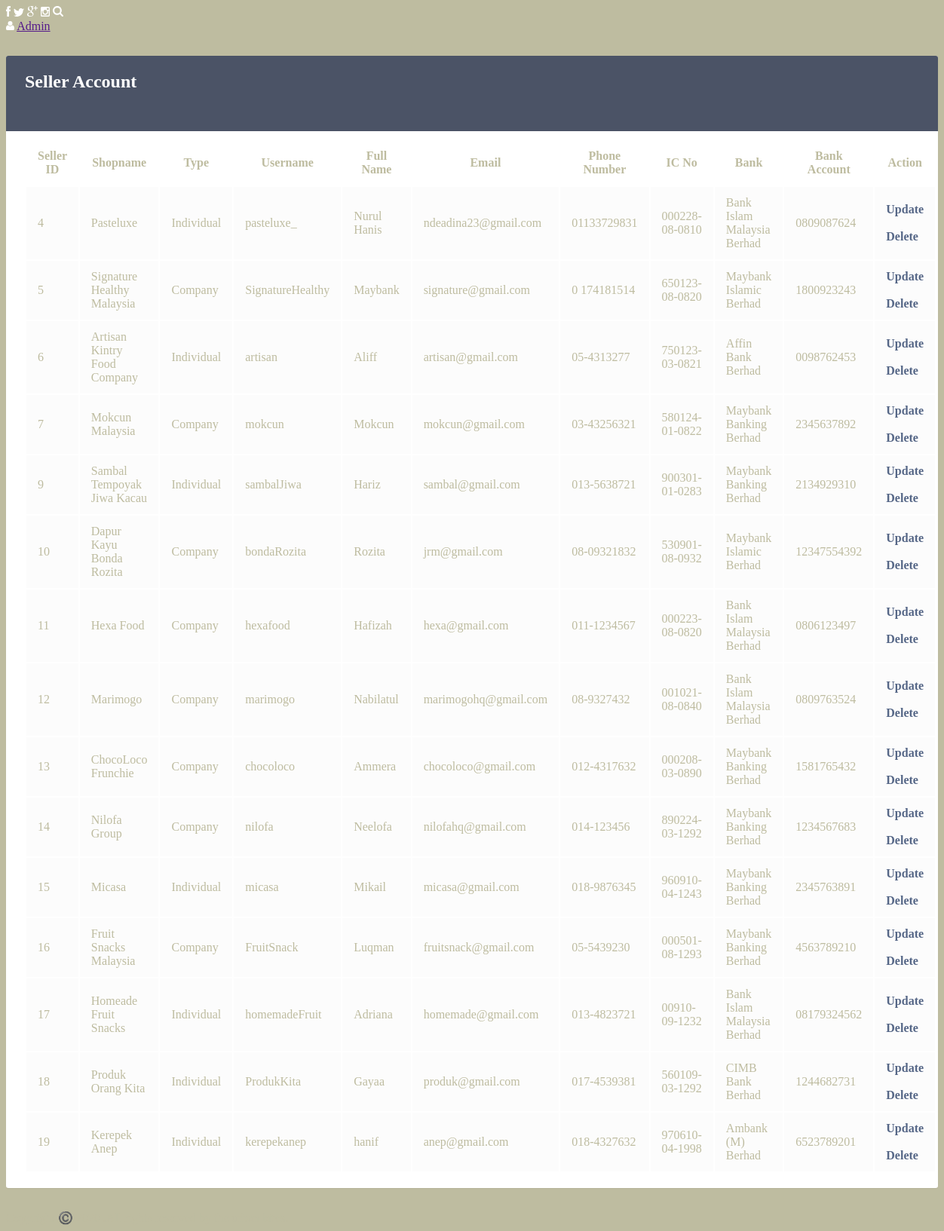
/admin/sellerAccount.php (signed in), run on the app's committed database.
### tables this page shows
CREATE TABLE `seller` (
  `s_id` int(11) NOT NULL,
  `s_store` varchar(250) NOT NULL,
  `s_phone` varchar(250) NOT NULL,
  `s_username` varchar(250) NOT NULL,
  `s_shopname` varchar(250) NOT NULL,
  `s_email` varchar(250) NOT NULL,
  `s_fname` varchar(250) NOT NULL,
  `s_lname` varchar(250) NOT NULL,
  `s_ic` varchar(250) NOT NULL,
  `s_companyaddress` varchar(250) NOT NULL,
  `s_city` varchar(250) NOT NULL,
  `s_postal` varchar(250) NOT NULL,
  `s_state` varchar(250) NOT NULL,
  `s_bankname` varchar(250) NOT NULL,
  `s_accname` varchar(250) NOT NULL,
  `s_accnumber` varchar(250) NOT NULL
);

### admin/sellerAccount.php (the view, shortened to what this page needs)
<?php
	include 'connectionAdmin.php';
	$queryS = mysqli_query($link, "SELECT * FROM seller s,users u where u.username=s.s_username and u.type='seller'");
?>
<!DOCTYPE html>
<html>
<head>
<link rel="stylesheet" href="https://maxcdn.bootstrapcdn.com/font-awesome/4.7.0/css/font-awesome.min.css">
<link rel="stylesheet" href="../css/style.css">
<link rel="stylesheet" href="style.css">
</head>
<body bgcolor=" #bebca0" >
	<div class="site-content">
                <header class="topbar">
                    <div class="container flex justify-between items-center">
                        <div class="icons">
                            <a href="#"><img src="../icons/facebook.svg" alt=""></a>
                            <a href="#"><img src="../icons/twitter.svg" alt=""></a>
                            <a href="#"><img src="../icons/google.svg" alt=""></a>
                            <a href="#"><img src="../icons/instagram.svg" alt=""></a>
                            <a href="#"><img src="../icons/search.svg" alt=""></a>
                        </div>
                        <div class="auth flex items-center">
                        <div>
                        <div class="dropdownn">
                                <img src="../icons/user-icon.svg" alt="">
                                <a href="">Admin</a>
                                </div>
                            </div>
                        </div>
                    </div>
                </header>
        <div class="table-wrapper">
            <div class="table-title">
                <div class="row">
                    <div class="col-sm-4">
						<h2>Seller <b>Account</b></h2>
					</div>
					<br><br>
                </div>
            </div>
            <table class="table table-striped table-hover">
                <thead>
                    <tr>
                        <th>Seller ID </th>
                        <th>Shopname</th>
                        <th>Type</th>
						<th>Username</th>
                        <th>Full Name</th>
						<th>Email</th>
						<th>Phone Number</th>
                        <th>IC No </th>
						<th>Bank</th>
						<th>Bank Account</th>
						<th>Action</th>
                    </tr>
                </thead>
                <?php
				while ($row = mysqli_fetch_array($queryS))
				{
			?>
                <tbody>
                    <tr>
                        <td><?php echo $row['s_id']; ?></td>
                        <td><?php echo $row['s_shopname']; ?></td>
						<td><?php echo $row['s_store']; ?></td>
                        <td><?php echo $row['s_username']; ?></td>
						<td><?php echo $row['s_accname']; ?></td>
                        <td><?php echo $row['s_email']; ?></td>
                        <td><?php echo $row['s_phone']; ?></td>
						<td><?php echo $row['s_ic']; ?></td>
                        <td><?php echo $row['s_bankname']; ?></td>
						<td><?php echo $row['s_accnumber']; ?></td>
						<td><a href="updateSeller.php?id=<?php echo $row['id']; ?>" button type="button" onclick="return confirm('SURE?')">Update</button></a><br><br>
						<a href="deleteUser.php?id=<?php echo $row['id']; ?>" button type="button" onclick="return confirm('SURE?')">Delete</button></a></td>
                    </tr>
                </tbody>
                <?php } ?>
            </table>
        </div>
    </div>
                <footer class="copyright">
                    <div>
                        Copyright ©️ 2020 .All rights reserved by the urban bites</a>.
                    </div>
                </footer>
</body>
</html>

### admin/style.css (style rules this page uses)
.table-wrapper { background: #fff; padding: 20px 25px; margin: 30px auto; border-radius: 3px; box-shadow: 0 1px 1px rgba(0,0,0,.05); }
.table-title { color: #fff; background: #4b5366; padding: 16px 25px; margin: -20px -25px 10px; border-radius: 3px 3px 0 0; }
.table-title h2 { margin: 5px 0 0; font-size: 24px; }
table.table tr th, table.table tr td { border-color: #e9e9e9; padding: 12px 15px; vertical-align: middle; }
table.table tr th:first-child { width: 60px; }
table.table tr th:last-child { width: 80px; }
table.table-striped tbody tr:nth-of-type(odd) { background-color: #fcfcfc; }
table.table td a { font-weight: bold; color: #566787; display: inline-block; text-decoration: none; }

### admin/sellerAccount.php (style rules this page uses)
.dropdownn { position: relative; display: inline-block; }

### data on the page
seller: s_id "4", s_shopname "Pasteluxe", s_store "Individual", s_username "pasteluxe_", s_accname "Nurul Hanis", s_email "ndeadina23@gmail.com", s_phone "01133729831", s_ic "000228-08-0810", s_bankname "Bank Islam Malaysia Berhad", s_accnumber "0809087624"
seller: s_id "5", s_shopname "Signature Healthy Malaysia", s_store "Company", s_username "SignatureHealthy", s_accname "Maybank", s_email "signature@gmail.com", s_phone "0 174181514", s_ic "650123-08-0820", s_bankname "Maybank Islamic Berhad", s_accnumber "1800923243"
seller: s_id "6", s_shopname "Artisan Kintry Food Company", s_store "Individual", s_username "artisan", s_accname "Aliff", s_email "artisan@gmail.com", s_phone "05-4313277", s_ic "750123-03-0821", s_bankname "Affin Bank Berhad", s_accnumber "0098762453"
seller: s_id "7", s_shopname "Mokcun Malaysia", s_store "Company", s_username "mokcun", s_accname "Mokcun", s_email "mokcun@gmail.com", s_phone "03-43256321", s_ic "580124-01-0822", s_bankname "Maybank Banking Berhad", s_accnumber "2345637892"
seller: s_id "9", s_shopname "Sambal Tempoyak Jiwa Kacau", s_store "Individual", s_username "sambalJiwa", s_accname "Hariz", s_email "sambal@gmail.com", s_phone "013-5638721", s_ic "900301-01-0283", s_bankname "Maybank Banking Berhad", s_accnumber "2134929310"
seller: s_id "10", s_shopname "Dapur Kayu Bonda Rozita", s_store "Company", s_username "bondaRozita", s_accname "Rozita", s_email "jrm@gmail.com", s_phone "08-09321832", s_ic "530901-08-0932", s_bankname "Maybank Islamic Berhad", s_accnumber "12347554392"
seller: s_id "11", s_shopname "Hexa Food", s_store "Company", s_username "hexafood", s_accname "Hafizah", s_email "hexa@gmail.com", s_phone "011-1234567", s_ic "000223-08-0820", s_bankname "Bank Islam Malaysia Berhad", s_accnumber "0806123497"
seller: s_id "12", s_shopname "Marimogo", s_store "Company", s_username "marimogo", s_accname "Nabilatul", s_email "marimogohq@gmail.com", s_phone "08-9327432", s_ic "001021-08-0840", s_bankname "Bank Islam Malaysia Berhad", s_accnumber "0809763524"
seller: s_id "13", s_shopname "ChocoLoco Frunchie", s_store "Company", s_username "chocoloco", s_accname "Ammera", s_email "chocoloco@gmail.com", s_phone "012-4317632", s_ic "000208-03-0890", s_bankname "Maybank Banking Berhad", s_accnumber "1581765432"
seller: s_id "14", s_shopname "Nilofa Group", s_store "Company", s_username "nilofa", s_accname "Neelofa", s_email "nilofahq@gmail.com", s_phone "014-123456", s_ic "890224-03-1292", s_bankname "Maybank Banking Berhad", s_accnumber "1234567683"
seller: s_id "15", s_shopname "Micasa", s_store "Individual", s_username "micasa", s_accname "Mikail", s_email "micasa@gmail.com", s_phone "018-9876345", s_ic "960910-04-1243", s_bankname "Maybank Banking Berhad", s_accnumber "2345763891"
seller: s_id "16", s_shopname "Fruit Snacks Malaysia", s_store "Company", s_username "FruitSnack", s_accname "Luqman", s_email "fruitsnack@gmail.com", s_phone "05-5439230", s_ic "000501-08-1293", s_bankname "Maybank Banking Berhad", s_accnumber "4563789210"
seller: s_id "17", s_shopname "Homeade Fruit Snacks", s_store "Individual", s_username "homemadeFruit", s_accname "Adriana", s_email "homemade@gmail.com", s_phone "013-4823721", s_ic "00910-09-1232", s_bankname "Bank Islam Malaysia Berhad", s_accnumber "08179324562"
seller: s_id "18", s_shopname "Produk Orang Kita", s_store "Individual", s_username "ProdukKita", s_accname "Gayaa", s_email "produk@gmail.com", s_phone "017-4539381", s_ic "560109-03-1292", s_bankname "CIMB Bank Berhad", s_accnumber "1244682731"
seller: s_id "19", s_shopname "Kerepek Anep", s_store "Individual", s_username "kerepekanep", s_accname "hanif", s_email "anep@gmail.com", s_phone "018-4327632", s_ic "970610-04-1998", s_bankname "Ambank (M) Berhad", s_accnumber "6523789201"
